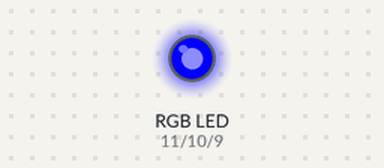
Recording of a sketch running on a simulated Arduino Uno, built with avr-gcc and run on an emulated ATmega328P. On the bench: an RGB LED mixed from three pins (HIGH = lit).

Above: at 0.1 s.
Timing chart, 0 to 1.6 s (numbered marks = the images above):
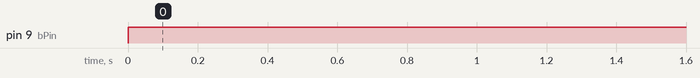

The sketch:

RGB_LED.ino
```cpp
int rPin = 11;
int gPin = 10;
int bPin = 9;

// COMMON ANODE vs. COMMON CATHODE //
// ANODE - GND CATHODE - 5V //

void setup()
{
 pinMode(rPin, OUTPUT);
 pinMode(gPin, OUTPUT);
 pinMode(bPin, OUTPUT);

}


void loop()
{
  analogWrite(rPin, 0);
  analogWrite(gPin, 0);
  analogWrite(bPin, 255);
}
```

Measured:
- by itself, pin 9 (bPin): LOW → HIGH at 0.00 s
